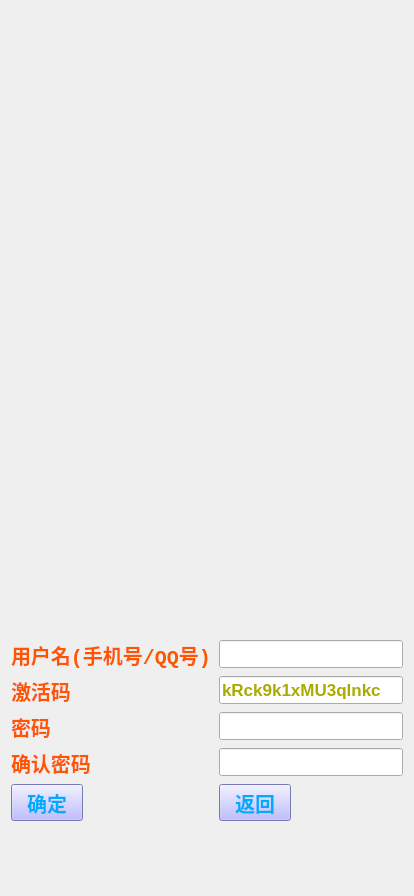
<?xml version="1.0" encoding="UTF-8"?>
<ui version="4.0">
 <class>userDataDlg</class>
 <widget class="QDialog" name="userDataDlg">
  <property name="geometry">
   <rect>
    <x>0</x>
    <y>0</y>
    <width>414</width>
    <height>896</height>
   </rect>
  </property>
  <property name="windowTitle">
   <string>Dialog</string>
  </property>
  <property name="styleSheet">
   <string notr="true">#userDataDlg{border-image: url(:/login.jpg);}

</string>
  </property>
  <layout class="QVBoxLayout" name="verticalLayout">
   <property name="topMargin">
    <number>300</number>
   </property>
   <item>
    <layout class="QFormLayout" name="formLayout">
     <property name="horizontalSpacing">
      <number>8</number>
     </property>
     <property name="leftMargin">
      <number>0</number>
     </property>
     <property name="topMargin">
      <number>340</number>
     </property>
     <property name="bottomMargin">
      <number>12</number>
     </property>
     <item row="0" column="0">
      <widget class="QLabel" name="labelUserName">
       <property name="font">
        <font>
         <family>Courier New</family>
         <pointsize>15</pointsize>
         <weight>75</weight>
         <bold>true</bold>
        </font>
       </property>
       <property name="styleSheet">
        <string notr="true">color: rgb(255, 85, 0);</string>
       </property>
       <property name="text">
        <string>用户名(手机号/QQ号)</string>
       </property>
      </widget>
     </item>
     <item row="2" column="0">
      <widget class="QLabel" name="labelPasswd">
       <property name="font">
        <font>
         <family>Courier New</family>
         <pointsize>15</pointsize>
         <weight>75</weight>
         <bold>true</bold>
        </font>
       </property>
       <property name="styleSheet">
        <string notr="true">color: rgb(255, 85, 0);</string>
       </property>
       <property name="text">
        <string>密码</string>
       </property>
      </widget>
     </item>
     <item row="0" column="1">
      <widget class="QLineEdit" name="textUserName">
       <property name="font">
        <font>
         <pointsize>13</pointsize>
         <weight>75</weight>
         <bold>true</bold>
        </font>
       </property>
       <property name="mouseTracking">
        <bool>false</bool>
       </property>
       <property name="autoFillBackground">
        <bool>false</bool>
       </property>
       <property name="styleSheet">
        <string notr="true">color: rgb(170, 170, 0);</string>
       </property>
       <property name="maxLength">
        <number>11</number>
       </property>
       <property name="frame">
        <bool>true</bool>
       </property>
       <property name="echoMode">
        <enum>QLineEdit::Normal</enum>
       </property>
       <property name="readOnly">
        <bool>false</bool>
       </property>
      </widget>
     </item>
     <item row="2" column="1">
      <widget class="QLineEdit" name="textPasswd">
       <property name="font">
        <font>
         <pointsize>13</pointsize>
         <weight>75</weight>
         <bold>true</bold>
        </font>
       </property>
       <property name="styleSheet">
        <string notr="true">color: rgb(170, 170, 0);</string>
       </property>
       <property name="maxLength">
        <number>50</number>
       </property>
       <property name="readOnly">
        <bool>false</bool>
       </property>
      </widget>
     </item>
     <item row="4" column="0">
      <widget class="QToolButton" name="btnOK">
       <property name="font">
        <font>
         <family>Courier New</family>
         <pointsize>15</pointsize>
         <weight>75</weight>
         <bold>true</bold>
        </font>
       </property>
       <property name="styleSheet">
        <string notr="true">color: rgb(0, 170, 255);
background-color: rgb(170, 170, 255);</string>
       </property>
       <property name="text">
        <string>确定</string>
       </property>
      </widget>
     </item>
     <item row="4" column="1">
      <widget class="QToolButton" name="btnCancel">
       <property name="font">
        <font>
         <family>Courier New</family>
         <pointsize>15</pointsize>
         <weight>75</weight>
         <bold>true</bold>
        </font>
       </property>
       <property name="autoFillBackground">
        <bool>false</bool>
       </property>
       <property name="styleSheet">
        <string notr="true">color: rgb(0, 170, 255);
background-color: rgb(170, 170, 255);</string>
       </property>
       <property name="text">
        <string>返回</string>
       </property>
      </widget>
     </item>
     <item row="3" column="0">
      <widget class="QLabel" name="labelConfirmPasswd">
       <property name="font">
        <font>
         <family>Courier New</family>
         <pointsize>15</pointsize>
         <weight>75</weight>
         <bold>true</bold>
        </font>
       </property>
       <property name="styleSheet">
        <string notr="true">color: rgb(255, 85, 0);</string>
       </property>
       <property name="text">
        <string>确认密码</string>
       </property>
      </widget>
     </item>
     <item row="3" column="1">
      <widget class="QLineEdit" name="textConfirmPasswd">
       <property name="font">
        <font>
         <pointsize>13</pointsize>
         <weight>75</weight>
         <bold>true</bold>
        </font>
       </property>
       <property name="styleSheet">
        <string notr="true">color: rgb(170, 170, 0);</string>
       </property>
       <property name="readOnly">
        <bool>false</bool>
       </property>
      </widget>
     </item>
     <item row="1" column="0">
      <widget class="QLabel" name="lableRegisterCode">
       <property name="font">
        <font>
         <family>Courier New</family>
         <pointsize>15</pointsize>
         <weight>75</weight>
         <bold>true</bold>
        </font>
       </property>
       <property name="styleSheet">
        <string notr="true">color: rgb(255, 85, 0);</string>
       </property>
       <property name="text">
        <string>激活码</string>
       </property>
      </widget>
     </item>
     <item row="1" column="1">
      <widget class="QLineEdit" name="textRegisterCode">
       <property name="font">
        <font>
         <pointsize>13</pointsize>
         <weight>75</weight>
         <bold>true</bold>
        </font>
       </property>
       <property name="styleSheet">
        <string notr="true">color: rgb(170, 170, 0);</string>
       </property>
       <property name="text">
        <string>kRck9k1xMU3qlnkc</string>
       </property>
       <property name="readOnly">
        <bool>true</bool>
       </property>
      </widget>
     </item>
    </layout>
   </item>
  </layout>
 </widget>
 <resources/>
 <connections/>
</ui>
